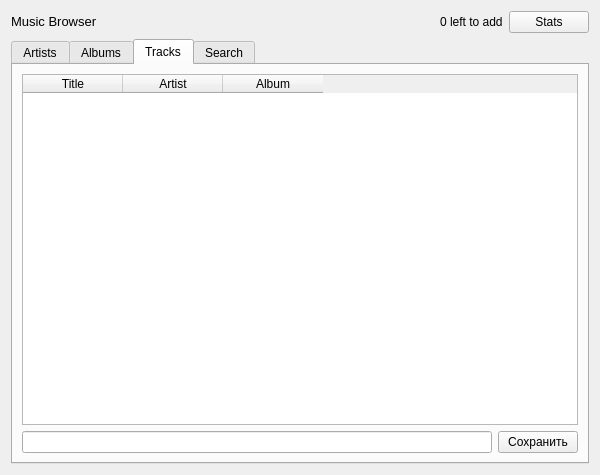
<?xml version="1.0" encoding="UTF-8"?>
<ui version="4.0">
 <class>dbBrowser</class>
 <widget class="QDialog" name="dbBrowser">
  <property name="geometry">
   <rect>
    <x>0</x>
    <y>0</y>
    <width>600</width>
    <height>475</height>
   </rect>
  </property>
  <property name="sizePolicy">
   <sizepolicy hsizetype="Preferred" vsizetype="Preferred">
    <horstretch>0</horstretch>
    <verstretch>0</verstretch>
   </sizepolicy>
  </property>
  <property name="windowTitle">
   <string>Music Browser</string>
  </property>
  <layout class="QGridLayout" name="gridLayout">
   <item row="0" column="0" colspan="2">
    <layout class="QHBoxLayout" name="horizontalLayout_2">
     <item>
      <widget class="QLabel" name="label">
       <property name="text">
        <string>&lt;!DOCTYPE HTML PUBLIC &quot;-//W3C//DTD HTML 4.0//EN&quot; &quot;http://www.w3.org/TR/REC-html40/strict.dtd&quot;&gt;
&lt;html&gt;&lt;head&gt;&lt;meta name=&quot;qrichtext&quot; content=&quot;1&quot; /&gt;&lt;style type=&quot;text/css&quot;&gt;
p, li { white-space: pre-wrap; }
&lt;/style&gt;&lt;/head&gt;&lt;body style=&quot; font-family:'MS Shell Dlg 2'; font-size:7.8pt; font-weight:400; font-style:normal;&quot;&gt;
&lt;p style=&quot; margin-top:0px; margin-bottom:0px; margin-left:0px; margin-right:0px; -qt-block-indent:0; text-indent:0px;&quot;&gt;&lt;span style=&quot; font-size:10pt;&quot;&gt;Music Browser&lt;/span&gt;&lt;/p&gt;&lt;/body&gt;&lt;/html&gt;</string>
       </property>
      </widget>
     </item>
     <item>
      <widget class="QLabel" name="searchResult">
       <property name="text">
        <string/>
       </property>
      </widget>
     </item>
     <item>
      <spacer name="horizontalSpacer">
       <property name="orientation">
        <enum>Qt::Horizontal</enum>
       </property>
       <property name="sizeHint" stdset="0">
        <size>
         <width>40</width>
         <height>20</height>
        </size>
       </property>
      </spacer>
     </item>
     <item>
      <widget class="QLabel" name="dbThreadStats">
       <property name="text">
        <string>0 left to add</string>
       </property>
      </widget>
     </item>
     <item>
      <widget class="QPushButton" name="statsButton">
       <property name="text">
        <string>Stats</string>
       </property>
       <property name="autoDefault">
        <bool>false</bool>
       </property>
      </widget>
     </item>
    </layout>
   </item>
   <item row="1" column="0" colspan="2">
    <widget class="QTabWidget" name="tabWidget">
     <property name="currentIndex">
      <number>2</number>
     </property>
     <widget class="QWidget" name="artistsTab">
      <attribute name="title">
       <string>Artists</string>
      </attribute>
      <layout class="QGridLayout" name="gridLayout_4">
       <item row="0" column="0" colspan="2">
        <widget class="QTableWidget" name="artistsTable">
         <property name="selectionBehavior">
          <enum>QAbstractItemView::SelectRows</enum>
         </property>
         <attribute name="horizontalHeaderVisible">
          <bool>false</bool>
         </attribute>
        </widget>
       </item>
       <item row="1" column="0" colspan="2">
        <layout class="QGridLayout" name="gridLayout_6">
         <item row="0" column="0">
          <widget class="QLineEdit" name="artistEdit"/>
         </item>
         <item row="0" column="1">
          <widget class="QPushButton" name="artistSaveButton">
           <property name="text">
            <string>Save</string>
           </property>
          </widget>
         </item>
        </layout>
       </item>
      </layout>
     </widget>
     <widget class="QWidget" name="albumsTab">
      <attribute name="title">
       <string>Albums</string>
      </attribute>
      <layout class="QGridLayout" name="gridLayout_5">
       <item row="0" column="0" colspan="2">
        <widget class="QTableWidget" name="albumsTable">
         <property name="selectionBehavior">
          <enum>QAbstractItemView::SelectRows</enum>
         </property>
         <attribute name="horizontalHeaderVisible">
          <bool>false</bool>
         </attribute>
        </widget>
       </item>
       <item row="2" column="0" colspan="2">
        <layout class="QHBoxLayout" name="horizontalLayout">
         <item>
          <widget class="QLineEdit" name="albumEdit"/>
         </item>
         <item>
          <widget class="QPushButton" name="albumSaveButton">
           <property name="text">
            <string>Сохранить</string>
           </property>
          </widget>
         </item>
        </layout>
       </item>
      </layout>
     </widget>
     <widget class="QWidget" name="tracksTab">
      <attribute name="title">
       <string>Tracks</string>
      </attribute>
      <layout class="QGridLayout" name="gridLayout_3">
       <item row="0" column="0">
        <widget class="QTableWidget" name="tracksTable">
         <property name="selectionBehavior">
          <enum>QAbstractItemView::SelectRows</enum>
         </property>
         <column>
          <property name="text">
           <string>Title</string>
          </property>
         </column>
         <column>
          <property name="text">
           <string>Artist</string>
          </property>
         </column>
         <column>
          <property name="text">
           <string>Album</string>
          </property>
         </column>
        </widget>
       </item>
       <item row="1" column="0">
        <layout class="QGridLayout" name="gridLayout_7">
         <item row="0" column="0">
          <widget class="QLineEdit" name="trackEdit"/>
         </item>
         <item row="0" column="1">
          <widget class="QPushButton" name="trackSaveButton">
           <property name="text">
            <string>Сохранить</string>
           </property>
          </widget>
         </item>
        </layout>
       </item>
      </layout>
     </widget>
     <widget class="QWidget" name="searchTab">
      <attribute name="title">
       <string>Search</string>
      </attribute>
      <layout class="QGridLayout" name="gridLayout_2">
       <item row="1" column="0" colspan="4">
        <widget class="QTreeWidget" name="searchResultsWidget">
         <property name="editTriggers">
          <set>QAbstractItemView::NoEditTriggers</set>
         </property>
         <attribute name="headerVisible">
          <bool>false</bool>
         </attribute>
         <column>
          <property name="text">
           <string notr="true">1</string>
          </property>
         </column>
        </widget>
       </item>
       <item row="0" column="0" colspan="3">
        <widget class="QLineEdit" name="searchEdit"/>
       </item>
       <item row="0" column="3">
        <widget class="QPushButton" name="searchButton">
         <property name="text">
          <string>Search</string>
         </property>
        </widget>
       </item>
      </layout>
     </widget>
    </widget>
   </item>
  </layout>
 </widget>
 <resources/>
 <connections/>
</ui>
